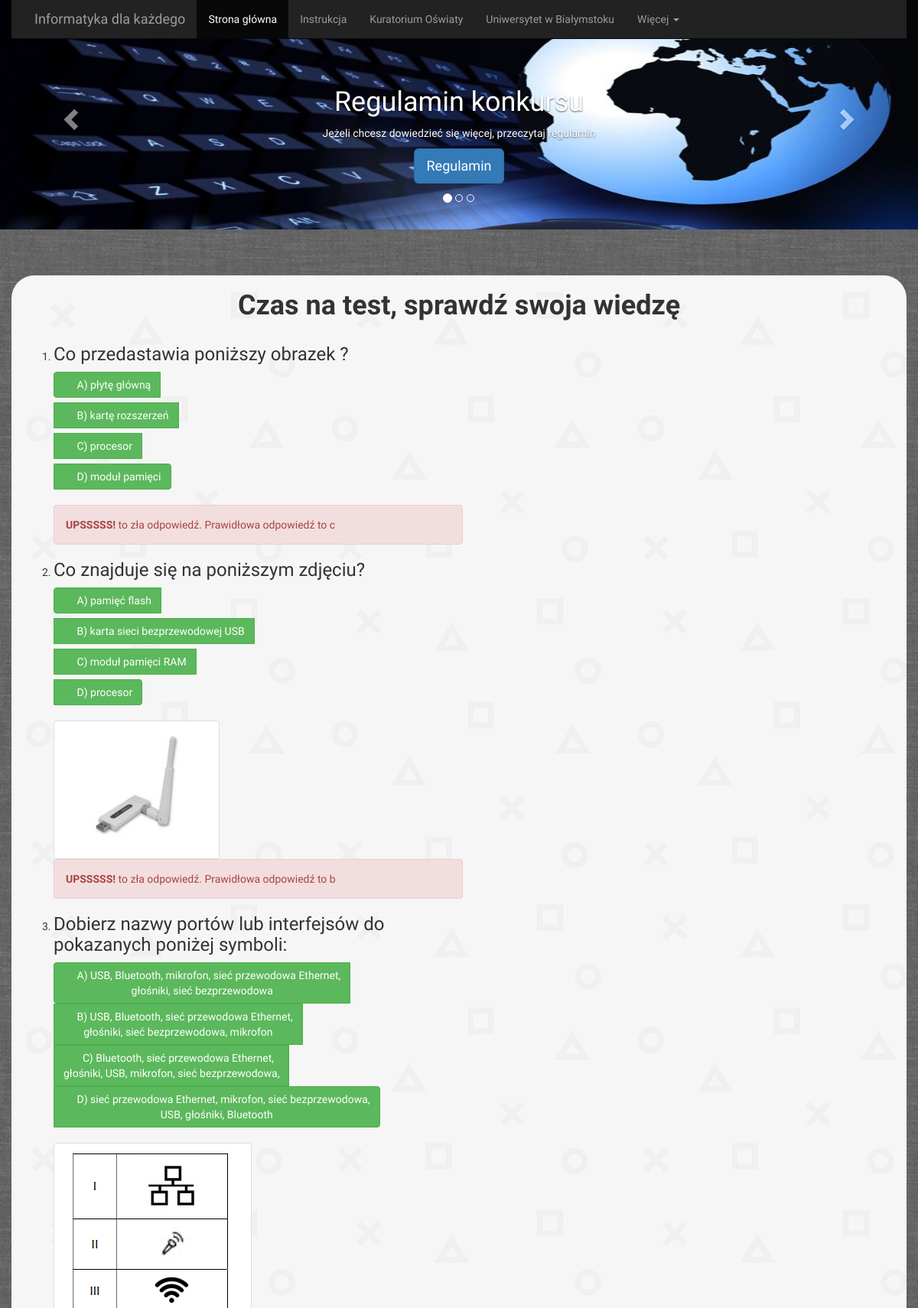
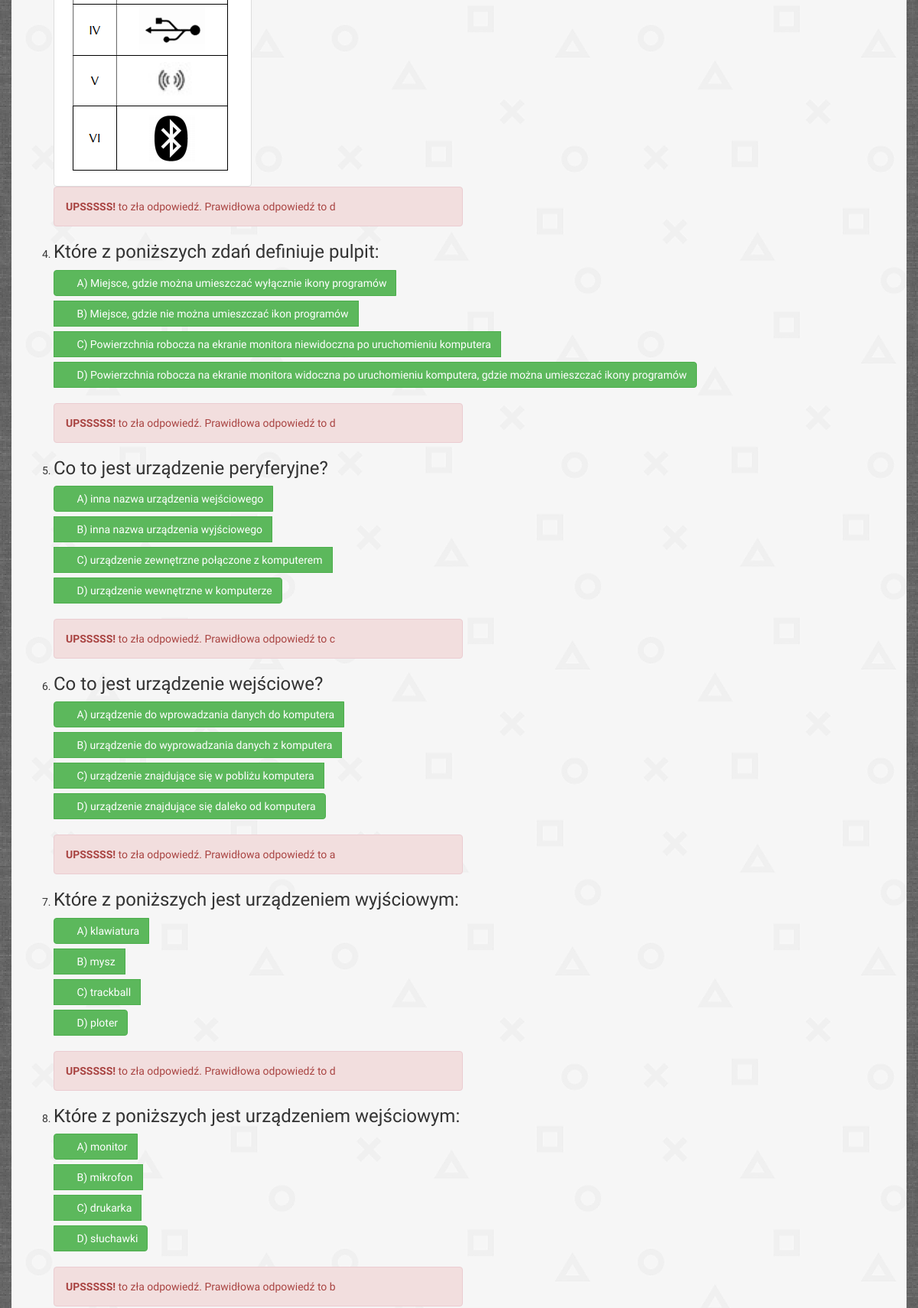
The app's page /testodp.php?stopien=szkolny1 (signed in, upper part) with its own data (2 pictures, top to bottom).
### tables this page shows
CREATE TABLE `pytania` (
  `id_pytania` int(11) NOT NULL,
  `tresc` text NOT NULL,
  `odpa` text NOT NULL,
  `odpb` text NOT NULL,
  `odpc` text NOT NULL,
  `odpd` text NOT NULL,
  `answer` text NOT NULL,
  `stopien` text NOT NULL,
  `czy_wielokrotne` int(11) NOT NULL DEFAULT '0'
);

### testodp.php (the view, shortened to what this page needs)
<?php
require 'conf.php';
require 'header.php';
$l = $db->query("SELECT id_pytania, tresc, odpa, odpb, odpc, odpd, stopien, answer, czy_wielokrotne FROM pytania where stopien='".$_GET['stopien']."'");
echo '<div class="container quiz">';
echo'<h1><b>Czas na test, sprawdź swoja wiedzę</b></h1>';
echo'<ol>';
echo'<div class="row">';
echo'<div class="col-lg-6">';
$totalCorrect = 0;
while ($i = $l->fetch_assoc()) {
	$answer1 = $_POST['question-'.$i["id_pytania"].'-answers'];
echo '
			<li>
					<h3>'.$i["tresc"].'</h3>
					<div class="btn-group" data-toggle="buttons">
							<label for="question-'.$i["id_pytania"].'-answers-A" class="btn btn-success">
								<input type="radio" name="question-'.$i["id_pytania"].'-answers[0]" id="question-'.$i["id_pytania"].'-answers-A" autocomplete="off" value="A" />
								<span class="glyphicon glyphicon-ok"></span>
								 A) '.$i["odpa"].'
							</label>
						</br>
						</br>
							<label class="btn btn-success" for="question-'.$i["id_pytania"].'-answers-B">
								<input type="radio" name="question-'.$i["id_pytania"].'-answers[1]" id="question-'.$i["id_pytania"].'-answers-B" autocomplete="off" value="B" />
								<span class="glyphicon glyphicon-ok"></span>
								B) '.$i["odpb"].'
							</label>
						</br>
						</br>
						<label class="btn btn-success" for="question-'.$i["id_pytania"].'-answers-C">
							<input type="radio" name="question-'.$i["id_pytania"].'-answers[2]" id="question-'.$i["id_pytania"].'-answers-C" autocomplete="off" value="C" />
							<span class="glyphicon glyphicon-ok"></span>
							C) '.$i["odpc"].'
						</label>
						</br>
						</br>
						<label class="btn btn-success" for="question-'.$i["id_pytania"].'-answers-D">
							<input type="radio" name="question-'.$i["id_pytania"].'-answers[3]" id="question-'.$i["id_pytania"].'-answers-D" autocomplete="off" value="D" />
							<span class="glyphicon glyphicon-ok"></span>
							D) '.$i["odpd"].'
						</label>
					</div>
					</br>
					</br>';
				$images = scandir("zdjeciaDoPytan", 1);
					$filename = $i["id_pytania"].'.PNG';
					if (in_array($filename, $images)) {
						echo '<div class="zdjecia"><img src="zdjeciaDoPytan/'.$filename.'" class="img-thumbnail" /></div>';
					}
	echo'</li>
';
		$odpowiedzi = $answer1[0]??'';
		$odpowiedzi .= ','.($answer1[1]??'');
		$odpowiedzi .= ','.($answer1[2]??'');
		$odpowiedzi .= ','.($answer1[3]??'');
		$odpowiedzi = trim($odpowiedzi, ',');
		$odpowiedzi = str_replace(',,', ',', $odpowiedzi);
		$odpowiedzi = str_replace(',,', ',', $odpowiedzi);
	if($odpowiedzi == $i['answer'])
	{
		$totalCorrect++;
		echo'<div class="alert alert-success" role="alert"> <strong>Super!</strong> '.$i["answer"].' to prawidłowa odpowiedz!</div>
		';
	}
	else
	{
		echo'<div class="alert alert-danger" role="alert"> <strong>UPSSSSS!</strong>
		'.str_replace(',', ', ', $odpowiedzi).' to zła odpowiedź. Prawidłowa odpowiedź to '.$i["answer"].' </div>
		';
	}
}
echo'</div>';
echo'</div>';
echo'</ol>';
?>
	<?php
	require 'footer.php';

### style.css (style rules this page uses)
h1 { text-align:center; }
.quiz { background-image: url("images/kolorowe1.png"); border-radius: 30px; margin-bottom:20px; }

### header.php (style rules this page uses)
body { background: url('images/tlo3.png'); }
body { font-family: 'Cardo', serif; }

### records on screen
pytania: tresc "Co przedastawia poniższy obrazek ?", odpa "płytę główną", odpb "kartę rozszerzeń", odpc "procesor", odpd "moduł pamięci", answer "c"
pytania: tresc "Co znajduje się na poniższym zdjęciu?", odpa "pamięć flash", odpb "karta sieci bezprzewodowej USB", odpc "moduł pamięci RAM", odpd "procesor", shows a picture, answer "b"
pytania: tresc "Dobierz nazwy portów lub interfejsów do pokazanych poniżej symboli:", odpa "USB, Bluetooth, mikrofon, sieć przewodowa Ethernet, głośniki, sieć bezprzewodowa", odpb "USB, Bluetooth, sieć przewodowa Ethernet, głośniki, sieć bezprzewodowa, mikrofon", odpc "Bluetooth, sieć przewodowa Ethernet, głośniki, USB, mikrofon, sieć bezprzewodowa,", odpd "sieć przewodowa Ethernet, mikrofon, sieć bezprzewodowa, USB, głośniki, Bluetooth", shows a picture, answer "d"
pytania: tresc "Które z poniższych zdań definiuje pulpit:", odpa "Miejsce, gdzie można umieszczać wyłącznie ikony programów", odpb "Miejsce, gdzie nie można umieszczać ikon programów", odpc "Powierzchnia robocza na ekranie monitora niewidoczna po uruchomieniu komputera", odpd "Powierzchnia robocza na ekranie monitora widoczna po uruchomieniu komputera, gdzie można umieszczać ikony programów", answer "d"
pytania: tresc "Co to jest urządzenie peryferyjne?", odpa "inna nazwa urządzenia wejściowego", odpb "inna nazwa urządzenia wyjściowego", odpc "urządzenie zewnętrzne połączone z komputerem", odpd "urządzenie wewnętrzne w komputerze", answer "c"
pytania: tresc "Co to jest urządzenie wejściowe?", odpa "urządzenie do wprowadzania danych do komputera", odpb "urządzenie do wyprowadzania danych z komputera", odpc "urządzenie znajdujące się w pobliżu komputera", odpd "urządzenie znajdujące się daleko od komputera", answer "a"
pytania: tresc "Które z poniższych jest urządzeniem wyjściowym:", odpa "klawiatura", odpb "mysz", odpc "trackball", odpd "ploter", answer "d"
pytania: tresc "Które z poniższych jest urządzeniem wejściowym:", odpa "monitor", odpb "mikrofon", odpc "drukarka", odpd "słuchawki", answer "b"
